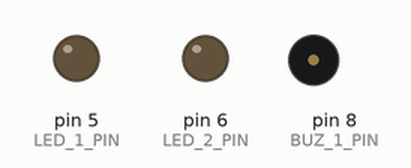
Recording of a sketch running on a simulated Arduino Uno, built with avr-gcc and run on an emulated ATmega328P. On the bench: output pins drawn as LEDs (lit = HIGH), buzzer (waves = sounding).

Above: at 0.1 s.
At 0.52 s:
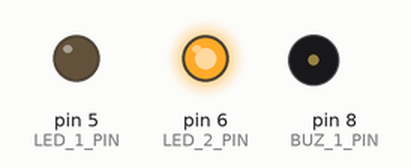
At 1.56 s:
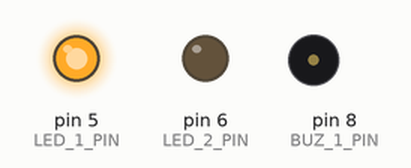
At 3.67 s:
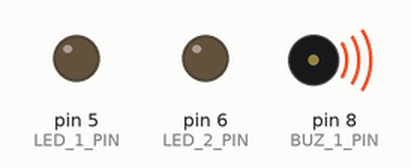
At 6.78 s:
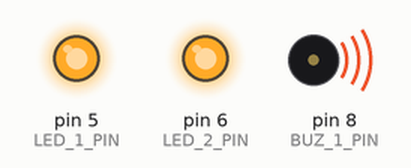
At 9.57 s:
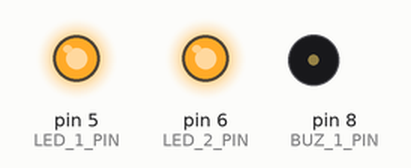
Timing chart, 0 to 11.5 s (numbered marks = the images above):
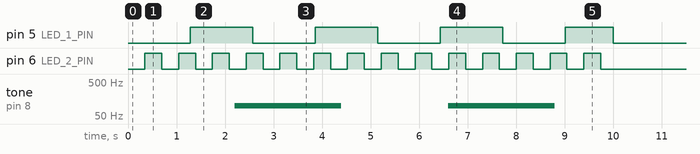

Measured:
- by itself, pin 5 (LED_1_PIN): goes 3 × (HIGH 1.3 s, LOW 1.3 s), HIGH 0.99 s, then LOW
- by itself, pin 6 (LED_2_PIN): alternates HIGH for 0.35 s and LOW for 0.35 s, 28 changes in all, then stays LOW
- by itself, tone on pin 8 (BUZ_1_PIN): alternates 100 Hz for 2.2 s and silent for 2.2 s, 4 changes in all, then stays silent

The sketch:

sketch_Multitask.ino
```cpp
/** Multitasking with Arduino
* Source:     https://roboticsbackend.com/how-to-do-multitasking-with-arduino/
* TinkerCAD Sander:  https://www.tinkercad.com/things/kiU7lTCESUR-arduinomultitasktest/editel?sharecode=kpKXm7o7TIOAI0hBZ0wSIcZlQ6VbWi5uqsCQl2yARYw
* TinkerCAD Ian:     https://www.tinkercad.com/things/1el3uJJSTqf-hiit-multitasking-led/
*/

// PIN Definitions
#define LED_1_PIN 5  // LED 1 PIN    (Process_1)
#define LED_2_PIN 6  // LED 2 PIN    (Process_2)
#define BUZ_1_PIN 8  // Buzzer 1 PIN (Process_3)

/** GLOBAL */
//
unsigned long repeat_Time = 10000;  // Timer to Repeat the Processes until Time runs Out
unsigned long repeat_PrevTime = 0;  // Previous Time Ran Out

//LED1
unsigned long LED1Blink_PrevTime = 0;  // Previous Blink time of LED1 in millis();
unsigned long LED1Blink_Delay = 1287;  // Time Delay LED1
int LED1Blink_State = LOW;             // State of LED1
// LED2
unsigned long LED2Blink_PrevTime = 0;  // Previous Blink time of LED2 in millis();
unsigned long LED2Blink_Delay = 348;   // Time Delay LED2
int LED2Blink_State = LOW;             // State of LED2
//Buzzer1
unsigned long BUZZ1Blink_PrevTime = 0;  // Previous Blink time of Buzzer1 in millis();
unsigned long BUZZ1Blink_Delay = 2200;  // Time Delay Buzzer1
int BUZZ1Blink_State = LOW;             // State of Buzzer1
const int BUZZ1_Pitch = 100;            // Buzzer Sound Pitch
const int BUZZ1_Duration = 3;           // Buzzer Sound Duraction !! UNUSED !!


/** Setup, Run once */
void setup() {
  pinMode(LED_1_PIN, OUTPUT);  // Set PinMode for LED1
  pinMode(LED_2_PIN, OUTPUT);  // Set PinMode for LED2
  pinMode(BUZ_1_PIN, OUTPUT);  // Set PinMode for Buzzer1
  Serial.begin(9600);          // Serial Port to Debug
}


/** Main run repeatedly
* Runs # of Processes while a Timer has not ran out of Time
* Otherwise Ends Processes
*/
void loop() {
  while (millis() - repeat_PrevTime <= repeat_Time) {  // Do while the end Timer has not been passes
    runProcesses();                                    // Run The Processes
  }                                                    // After Timer runs out
  endProcesses();                                      // End the Processes
}


/** Run Processes
* Saves Current Time and Gives Current Time to Processes to Run
*/
void runProcesses() {
  unsigned long currentTime = millis();  // Save Current Time
  processLEDOne(currentTime);            // START_PROCESS_1
  processLEDTwo(currentTime);            // START_PROCESS_2
  processBuzzOne(currentTime);           // START_PROCESS_3
}

/** END Processes
* Runs after Timer ran out of Time
* Check if LEDs or Buzzer are ON after Timer Ran Out, if ON, manually turn OFF.
*/
void endProcesses() {
  if (LED1Blink_State == HIGH) {   // Check if LED1 is Still ON when Process Ended
    digitalWrite(LED_1_PIN, LOW);  // Manually Turn LED1 OFF
  }                                //
  if (LED2Blink_State == HIGH) {   // Check if LED2 is Still ON when Process Ended
    digitalWrite(LED_2_PIN, LOW);  // Manually Turn LED2 OFF
  }                                //
  if (BUZZ1Blink_State == HIGH) {  // Check if Buzzer1 is Still ON when Process Ended
    noTone(BUZ_1_PIN);             // Manually Stop Buzzer1 Sound
  }
}


/** Process One - LED One
* @param {unsigned long} _currentTime - Current Time the Process was called. Used for Blink Timer
*/
void processLEDOne(unsigned long _currentTime) {
  if (_currentTime - LED1Blink_PrevTime >= LED1Blink_Delay) {  // Toggle LED1 if Delay has passed
    LED1Blink_PrevTime += LED1Blink_Delay;                     // Update previous Time, with Delay Time
    if (LED1Blink_State == HIGH) {                             // Check LED1 State is HIGH (i.e. ON)
      LED1Blink_State = LOW;                                   // Switch from HIGH to LOW
    } else {                                                   // Otherwise if NOT HIGH
      LED1Blink_State = HIGH;                                  // Otherwise switch from LOW to HIGH
    }                                                          //
    digitalWrite(LED_1_PIN, LED1Blink_State);                  // Toggle LED1, with LED1 Blink State
  }
}

/** Process Two - LED Two
* @param {unsigned long} _currentTime - Current Time the Process was called. Used for Blink Timer
*/
void processLEDTwo(unsigned long _currentTime) {
  if (_currentTime - LED2Blink_PrevTime >= LED2Blink_Delay) {  // Toggle LED2 if Delay has passed
    LED2Blink_PrevTime += LED2Blink_Delay;                     // Update previous Time, with Delay Time
    if (LED2Blink_State == HIGH) {                             // Check LED2 State
      LED2Blink_State = LOW;                                   // Switch from HIGH to LOW
    } else {                                                   // Otherwise if NOT HIGH
      LED2Blink_State = HIGH;                                  // Otherwise switch from LOW to HIGH
    }                                                          //
    digitalWrite(LED_2_PIN, LED2Blink_State);                  // Toggle LED2, with LED2 Blink State
  }
}

/** Process Three - Buzzer ONE
* @param {unsigned long} _currentTime - Current Time the Process was called. Used for Blink Timer
*/
void processBuzzOne(unsigned long _currentTime) {
  if (_currentTime - BUZZ1Blink_PrevTime >= BUZZ1Blink_Delay) {  // Toggle BUZZ1 if Delay has passed
    BUZZ1Blink_PrevTime += BUZZ1Blink_Delay;                     // Update previous Time, with Delay Time
    if (BUZZ1Blink_State == HIGH) {                              // Check BUZZ1 State
      BUZZ1Blink_State = LOW;                                    // Switch from HIGH to LOW
      noTone(BUZ_1_PIN);                                         // Stop BUZZ1 Sound
    } else {                                                     // Otherwise
      BUZZ1Blink_State = HIGH;                                   // Otherwise switch from LOW to HIGH
      tone(BUZ_1_PIN, BUZZ1_Pitch);                              // Play BUZZ1 Sound
    }
  }
}
```
